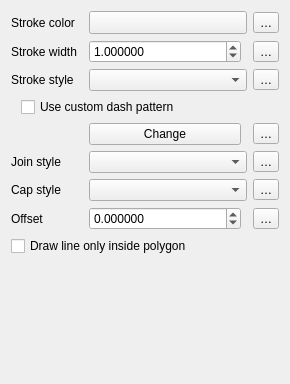
<?xml version="1.0" encoding="UTF-8"?>
<ui version="4.0">
 <class>WidgetSimpleLine</class>
 <widget class="QWidget" name="WidgetSimpleLine">
  <property name="geometry">
   <rect>
    <x>0</x>
    <y>0</y>
    <width>290</width>
    <height>384</height>
   </rect>
  </property>
  <property name="windowTitle">
   <string>Form</string>
  </property>
  <layout class="QGridLayout" name="gridLayout">
   <item row="1" column="2">
    <layout class="QHBoxLayout" name="horizontalLayout_2">
     <item>
      <widget class="QgsDoubleSpinBox" name="spinWidth">
       <property name="sizePolicy">
        <sizepolicy hsizetype="Preferred" vsizetype="Fixed">
         <horstretch>1</horstretch>
         <verstretch>0</verstretch>
        </sizepolicy>
       </property>
       <property name="specialValueText">
        <string>Hairline</string>
       </property>
       <property name="decimals">
        <number>6</number>
       </property>
       <property name="maximum">
        <double>100000.000000000000000</double>
       </property>
       <property name="singleStep">
        <double>0.200000000000000</double>
       </property>
       <property name="value">
        <double>1.000000000000000</double>
       </property>
       <property name="showClearButton" stdset="0">
        <bool>true</bool>
       </property>
      </widget>
     </item>
     <item>
      <widget class="QgsUnitSelectionWidget" name="mPenWidthUnitWidget" native="true">
       <property name="minimumSize">
        <size>
         <width>0</width>
         <height>0</height>
        </size>
       </property>
       <property name="focusPolicy">
        <enum>Qt::StrongFocus</enum>
       </property>
      </widget>
     </item>
    </layout>
   </item>
   <item row="0" column="3">
    <widget class="QgsPropertyOverrideButton" name="mColorDDBtn">
     <property name="text">
      <string>…</string>
     </property>
    </widget>
   </item>
   <item row="7" column="0">
    <widget class="QLabel" name="label_5">
     <property name="text">
      <string>Join style</string>
     </property>
    </widget>
   </item>
   <item row="3" column="3">
    <widget class="QgsPropertyOverrideButton" name="mPenStyleDDBtn">
     <property name="text">
      <string>…</string>
     </property>
    </widget>
   </item>
   <item row="7" column="3">
    <widget class="QgsPropertyOverrideButton" name="mJoinStyleDDBtn">
     <property name="text">
      <string>…</string>
     </property>
    </widget>
   </item>
   <item row="8" column="3">
    <widget class="QgsPropertyOverrideButton" name="mCapStyleDDBtn">
     <property name="text">
      <string>…</string>
     </property>
    </widget>
   </item>
   <item row="0" column="0">
    <widget class="QLabel" name="label">
     <property name="text">
      <string>Stroke color</string>
     </property>
    </widget>
   </item>
   <item row="1" column="3">
    <widget class="QgsPropertyOverrideButton" name="mPenWidthDDBtn">
     <property name="text">
      <string>…</string>
     </property>
    </widget>
   </item>
   <item row="8" column="2">
    <widget class="QgsPenCapStyleComboBox" name="cboCapStyle"/>
   </item>
   <item row="7" column="2">
    <widget class="QgsPenJoinStyleComboBox" name="cboJoinStyle"/>
   </item>
   <item row="12" column="0">
    <spacer name="verticalSpacer">
     <property name="orientation">
      <enum>Qt::Vertical</enum>
     </property>
     <property name="sizeHint" stdset="0">
      <size>
       <width>20</width>
       <height>40</height>
      </size>
     </property>
    </spacer>
   </item>
   <item row="1" column="0">
    <widget class="QLabel" name="label_2">
     <property name="text">
      <string>Stroke width</string>
     </property>
    </widget>
   </item>
   <item row="11" column="0" colspan="3">
    <widget class="QCheckBox" name="mDrawInsideCheckBox">
     <property name="text">
      <string>Draw line only inside polygon</string>
     </property>
    </widget>
   </item>
   <item row="8" column="0">
    <widget class="QLabel" name="label_6">
     <property name="text">
      <string>Cap style</string>
     </property>
    </widget>
   </item>
   <item row="3" column="2">
    <widget class="QgsPenStyleComboBox" name="cboPenStyle"/>
   </item>
   <item row="3" column="0">
    <widget class="QLabel" name="label_3">
     <property name="text">
      <string>Stroke style</string>
     </property>
    </widget>
   </item>
   <item row="9" column="2">
    <layout class="QHBoxLayout" name="horizontalLayout_3">
     <item>
      <widget class="QgsDoubleSpinBox" name="spinOffset">
       <property name="sizePolicy">
        <sizepolicy hsizetype="Minimum" vsizetype="Fixed">
         <horstretch>1</horstretch>
         <verstretch>0</verstretch>
        </sizepolicy>
       </property>
       <property name="styleSheet">
        <string notr="true"/>
       </property>
       <property name="decimals">
        <number>6</number>
       </property>
       <property name="minimum">
        <double>-100000.000000000000000</double>
       </property>
       <property name="maximum">
        <double>100000.000000000000000</double>
       </property>
       <property name="singleStep">
        <double>0.200000000000000</double>
       </property>
      </widget>
     </item>
     <item>
      <widget class="QgsUnitSelectionWidget" name="mOffsetUnitWidget" native="true">
       <property name="minimumSize">
        <size>
         <width>0</width>
         <height>0</height>
        </size>
       </property>
       <property name="focusPolicy">
        <enum>Qt::StrongFocus</enum>
       </property>
      </widget>
     </item>
    </layout>
   </item>
   <item row="6" column="2">
    <layout class="QHBoxLayout" name="horizontalLayout_12">
     <item>
      <widget class="QPushButton" name="mChangePatternButton">
       <property name="sizePolicy">
        <sizepolicy hsizetype="Expanding" vsizetype="Fixed">
         <horstretch>0</horstretch>
         <verstretch>0</verstretch>
        </sizepolicy>
       </property>
       <property name="text">
        <string>Change</string>
       </property>
      </widget>
     </item>
     <item>
      <widget class="QgsUnitSelectionWidget" name="mDashPatternUnitWidget" native="true">
       <property name="focusPolicy">
        <enum>Qt::StrongFocus</enum>
       </property>
      </widget>
     </item>
    </layout>
   </item>
   <item row="6" column="3">
    <widget class="QgsPropertyOverrideButton" name="mDashPatternDDBtn">
     <property name="text">
      <string>…</string>
     </property>
    </widget>
   </item>
   <item row="9" column="3">
    <widget class="QgsPropertyOverrideButton" name="mOffsetDDBtn">
     <property name="text">
      <string>…</string>
     </property>
    </widget>
   </item>
   <item row="9" column="0">
    <widget class="QLabel" name="label_4">
     <property name="text">
      <string>Offset</string>
     </property>
    </widget>
   </item>
   <item row="0" column="2">
    <widget class="QgsColorButton" name="btnChangeColor">
     <property name="sizePolicy">
      <sizepolicy hsizetype="Expanding" vsizetype="Fixed">
       <horstretch>0</horstretch>
       <verstretch>0</verstretch>
      </sizepolicy>
     </property>
     <property name="minimumSize">
      <size>
       <width>120</width>
       <height>0</height>
      </size>
     </property>
     <property name="maximumSize">
      <size>
       <width>16777215</width>
       <height>16777215</height>
      </size>
     </property>
     <property name="text">
      <string/>
     </property>
    </widget>
   </item>
   <item row="4" column="0" colspan="3">
    <layout class="QHBoxLayout" name="horizontalLayout">
     <item>
      <spacer name="horizontalSpacer">
       <property name="orientation">
        <enum>Qt::Horizontal</enum>
       </property>
       <property name="sizeType">
        <enum>QSizePolicy::Fixed</enum>
       </property>
       <property name="sizeHint" stdset="0">
        <size>
         <width>10</width>
         <height>20</height>
        </size>
       </property>
      </spacer>
     </item>
     <item>
      <widget class="QCheckBox" name="mCustomCheckBox">
       <property name="text">
        <string>Use custom dash pattern</string>
       </property>
      </widget>
     </item>
    </layout>
   </item>
  </layout>
 </widget>
 <customwidgets>
  <customwidget>
   <class>QgsColorButton</class>
   <extends>QToolButton</extends>
   <header>qgscolorbutton.h</header>
   <container>1</container>
  </customwidget>
  <customwidget>
   <class>QgsPropertyOverrideButton</class>
   <extends>QToolButton</extends>
   <header>qgspropertyoverridebutton.h</header>
  </customwidget>
  <customwidget>
   <class>QgsDoubleSpinBox</class>
   <extends>QDoubleSpinBox</extends>
   <header>qgsdoublespinbox.h</header>
  </customwidget>
  <customwidget>
   <class>QgsUnitSelectionWidget</class>
   <extends>QWidget</extends>
   <header>qgsunitselectionwidget.h</header>
   <container>1</container>
  </customwidget>
  <customwidget>
   <class>QgsPenJoinStyleComboBox</class>
   <extends>QComboBox</extends>
   <header>qgspenstylecombobox.h</header>
  </customwidget>
  <customwidget>
   <class>QgsPenStyleComboBox</class>
   <extends>QComboBox</extends>
   <header>qgspenstylecombobox.h</header>
  </customwidget>
  <customwidget>
   <class>QgsPenCapStyleComboBox</class>
   <extends>QComboBox</extends>
   <header>qgspenstylecombobox.h</header>
  </customwidget>
 </customwidgets>
 <tabstops>
  <tabstop>btnChangeColor</tabstop>
  <tabstop>mColorDDBtn</tabstop>
  <tabstop>spinWidth</tabstop>
  <tabstop>mPenWidthUnitWidget</tabstop>
  <tabstop>mPenWidthDDBtn</tabstop>
  <tabstop>cboPenStyle</tabstop>
  <tabstop>mPenStyleDDBtn</tabstop>
  <tabstop>mCustomCheckBox</tabstop>
  <tabstop>mChangePatternButton</tabstop>
  <tabstop>mDashPatternUnitWidget</tabstop>
  <tabstop>mDashPatternDDBtn</tabstop>
  <tabstop>cboJoinStyle</tabstop>
  <tabstop>mJoinStyleDDBtn</tabstop>
  <tabstop>cboCapStyle</tabstop>
  <tabstop>mCapStyleDDBtn</tabstop>
  <tabstop>spinOffset</tabstop>
  <tabstop>mOffsetUnitWidget</tabstop>
  <tabstop>mOffsetDDBtn</tabstop>
  <tabstop>mDrawInsideCheckBox</tabstop>
 </tabstops>
 <resources/>
 <connections/>
</ui>
